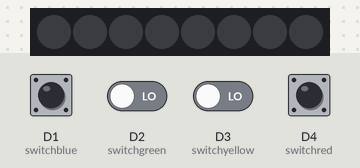
A program run on a simulated CircuitPython board. On the bench: 8 RGB LEDs in strip order, left to right. The test bench sets the inputs (shaded band); at power-on: D1 (switchblue), D2 (switchgreen), D3 (switchyellow), D4 (switchred) LOW. Dim RGB values are drawn brighter than linear.

Above: at 1.2 s.
1.3 s: D4 (switchred) pulled HIGH for 0.15 s
At 1.6 s:
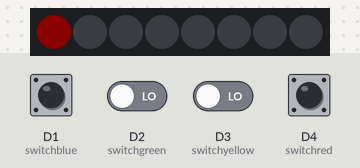
4.4 s: D2 (switchgreen) driven HIGH and D3 (switchyellow) driven HIGH
At 6.7 s:
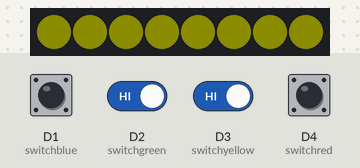
7.4 s: D1 (switchblue) pulled HIGH for 1 s
At 8.7 s:
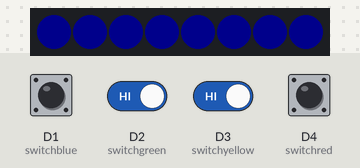
9.0 s: D4 (switchred) pulled HIGH for 1 s
At 10.7 s:
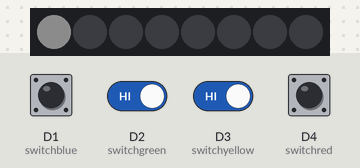
12.8 s: D2 (switchgreen) driven LOW
14.3 s: D3 (switchyellow) driven LOW
Timing chart, 0 to 16.8 s (numbered marks = the images above; inputs shaded):
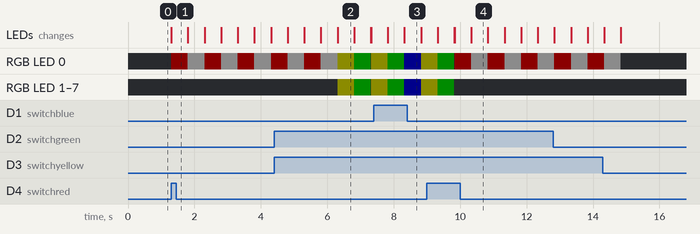

The program:

z_neopixel_loop.py
```python
import board
import time
import neopixel
from digitalio import DigitalInOut, Direction, Pull

pixel_pin = board.A2
num_pixels = 8

pixels = neopixel.NeoPixel(pixel_pin, num_pixels, brightness=0.05, auto_write=False)

RED = (255, 0, 0)
ORANGE = (255, 128, 0)
YELLOW = (255, 255, 0)
GREEN = (0, 255, 0)
CYAN = (0, 255, 255)
BLUE = (0, 0, 255)
PURPLE = (180, 0, 255)
WHITE = (255, 255, 255)

switchblue = DigitalInOut(board.D1)
switchblue.direction = Direction.INPUT
switchblue.pull = Pull.DOWN

switchgreen = DigitalInOut(board.D2)
switchgreen.direction = Direction.INPUT
switchgreen.pull = Pull.DOWN

switchyellow = DigitalInOut(board.D3)
switchyellow.direction = Direction.INPUT
switchyellow.pull = Pull.DOWN

switchred = DigitalInOut(board.D4)
switchred.direction = Direction.INPUT
switchred.pull = Pull.DOWN

while True:
    if switchred.value:
        for i in range(5):
            pixels[0] = (RED)
            pixels.show()
            time.sleep(0.5)
            pixels[0] = (WHITE)
            pixels.show()
            time.sleep(0.5)

    if switchyellow.value:
        pixels.fill(YELLOW)
        pixels.show()
        time.sleep(0.5)

    if switchgreen.value:
        pixels.fill(GREEN)
        pixels.show()
        time.sleep(0.5)

    if switchblue.value:
        pixels.fill(BLUE)
        pixels.show()
        time.sleep(0.5)

    else:
        pixels.value = False
        pixels.fill((0, 0, 0))
        pixels.show()
        time.sleep(0.01)

    # for i in range(5):

    # led.value = True
    # time.sleep(0.1)
    # led.value = False
    # time.sleep(0.1)
```

Measured:
- after the input at 1.3 s, RGB LED 0: alternates RGB(12, 12, 12) for 0.50 s and RGB(12, 0, 0) for 0.50 s, starting at once; the LEDs: change at once (image 1)
- after the input at 4.4 s, the LEDs: first differ from a run without the input after 1.9 s (image 2)
- after the input at 7.4 s, the LEDs: first differ from a run without the input after 0.92 s (image 3)
- after the input at 9.0 s, the LEDs: first differ from a run without the input after 0.84 s (image 4 shows a later state)
- what the display in image 2 shows lasts 0.5 s, from 6.3 s to 6.8 s
